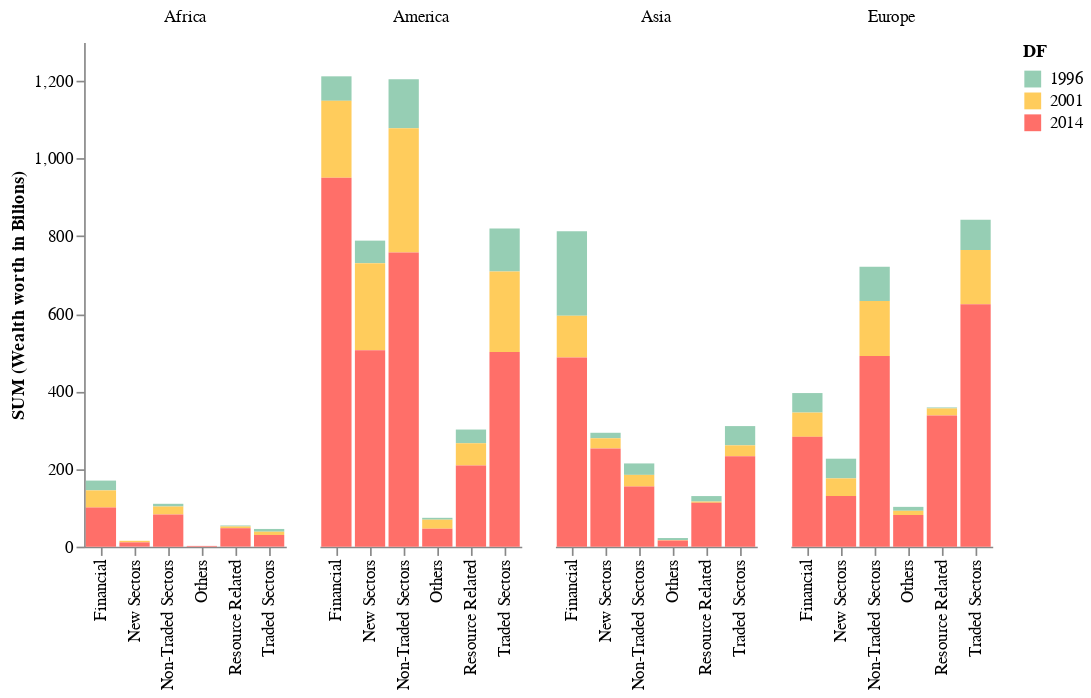

The code cell stored with this chart in its notebook:
### Code cell
import altair as alt
alt.Chart(df).mark_bar().encode(
    # tell Altair which field to group columns on
    x=alt.X('c2:N', title=None),
    # tell Altair which field to use as Y values and how to calculate
    y=alt.Y('sum(values):Q',
        axis=alt.Axis(
            grid=False,
            title= 'SUM (Wealth worth in Bilions)')),
    # tell Altair which field to use to use as the set of columns to be  represented in each group
    column=alt.Column('c1:N', title=None),
    # tell Altair which field to use for color segmentation
    color=alt.Color('DF:N',
            scale=alt.Scale(
                # make it look pretty with an enjoyable color pallet
                range=['#96ceb4', '#ffcc5c','#ff6f69'],
            ),
        ))\
    .configure_view(
        # remove grid lines around column clusters
        strokeOpacity=0
    )

### Figure 1 — Vega-Lite specification as saved in the notebook (floating-point values rounded to 4 significant figures)
{"config": {"view": {"continuousWidth": 300, "continuousHeight": 300, "strokeOpacity": 0}}, "data": {"name": "data-28f55ab29a30627980cd21a17ef666a4"}, "mark": {"type": "bar"}, "encoding": {"color": {"field": "DF", "scale": {"range": ["#96ceb4", "#ffcc5c", "#ff6f69"]}, "type": "nominal"}, "column": {"field": "c1", "title": null, "type": "nominal"}, "x": {"field": "c2", "title": null, "type": "nominal"}, "y": {"aggregate": "sum", "axis": {"grid": false, "title": "SUM (Wealth worth in Bilions)"}, "field": "values", "type": "quantitative"}}, "$schema": "https://vega.github.io/schema/vega-lite/v5.8.0.json", "datasets": {"data-28f55ab29a30627980cd21a17ef666a4": [{"c1": "Africa", "c2": "Financial", "values": 25.2, "DF": "1996"}, {"c1": "Africa", "c2": "Non-Traded Sectors", "values": 7.0, "DF": "1996"}, {"c1": "Africa", "c2": "Resource Related", "values": 2.5, "DF": "1996"}, {"c1": "Africa", "c2": "Traded Sectors", "values": 7.1, "DF": "1996"}, {"c1": "Africa", "c2": "Name", "values": "df4", "DF": "1996"}, {"c1": "America", "c2": "Financial", "values": 63.1, "DF": "1996"}, {"c1": "America", "c2": "New Sectors", "values": 58.0, "DF": "1996"}, {"c1": "America", "c2": "Non-Traded Sectors", "values": 126.2, "DF": "1996"}, {"c1": "America", "c2": "Others", "values": 4.8, "DF": "1996"}, {"c1": "America", "c2": "Resource Related", "values": 35.3, "DF": "1996"}, {"c1": "America", "c2": "Traded Sectors", "values": 110.6, "DF": "1996"}, {"c1": "America", "c2": "Name", "values": "df4", "DF": "1996"}, {"c1": "Asia", "c2": "Financial", "values": 217.2, "DF": "1996"}, {"c1": "Asia", "c2": "New Sectors", "values": 14.2, "DF": "1996"}, {"c1": "Asia", "c2": "Non-Traded Sectors", "values": 29.5, "DF": "1996"}, {"c1": "Asia", "c2": "Others", "values": 5.0, "DF": "1996"}, {"c1": "Asia", "c2": "Resource Related", "values": 14.2, "DF": "1996"}, {"c1": "Asia", "c2": "Traded Sectors", "values": 49.6, "DF": "1996"}, {"c1": "Asia", "c2": "Name", "values": "df4", "DF": "1996"}, {"c1": "Europe", "c2": "Financial", "values": 50.3, "DF": "1996"}, {"c1": "Europe", "c2": "New Sectors", "values": 50.7, "DF": "1996"}, {"c1": "Europe", "c2": "Non-Traded Sectors", "values": 88.5, "DF": "1996"}, {"c1": "Europe", "c2": "Others", "values": 10.1, "DF": "1996"}, {"c1": "Europe", "c2": "Resource Related", "values": 2.5, "DF": "1996"}, {"c1": "Europe", "c2": "Traded Sectors", "values": 77.9, "DF": "1996"}, {"c1": "Europe", "c2": "Name", "values": "df4", "DF": "1996"}, {"c1": "Africa", "c2": "Financial", "values": 44.3, "DF": "2001"}, {"c1": "Africa", "c2": "New Sectors", "values": 4.1, "DF": "2001"}, {"c1": "Africa", "c2": "Non-Traded Sectors", "values": 20.5, "DF": "2001"}, {"c1": "Africa", "c2": "Resource Related", "values": 4.5, "DF": "2001"}, {"c1": "Africa", "c2": "Traded Sectors", "values": 8.4, "DF": "2001"}, {"c1": "Africa", "c2": "Name", "values": "df5", "DF": "2001"}, {"c1": "America", "c2": "Financial", "values": 198.4, "DF": "2001"}, {"c1": "America", "c2": "New Sectors", "values": 224.7, "DF": "2001"}, {"c1": "America", "c2": "Non-Traded Sectors", "values": 319.7, "DF": "2001"}, {"c1": "America", "c2": "Others", "values": 23.3, "DF": "2001"}, {"c1": "America", "c2": "Resource Related", "values": 57.4, "DF": "2001"}, {"c1": "America", "c2": "Traded Sectors", "values": 207.3, "DF": "2001"}, {"c1": "America", "c2": "Name", "values": "df5", "DF": "2001"}, {"c1": "Asia", "c2": "Financial", "values": 108.0, "DF": "2001"}, {"c1": "Asia", "c2": "New Sectors", "values": 26.2, "DF": "2001"}, {"c1": "Asia", "c2": "Non-Traded Sectors", "values": 30.1, "DF": "2001"}, {"c1": "Asia", "c2": "Others", "values": 1.4, "DF": "2001"}, {"c1": "Asia", "c2": "Resource Related", "values": 3.2, "DF": "2001"}, {"c1": "Asia", "c2": "Traded Sectors", "values": 28.1, "DF": "2001"}, {"c1": "Asia", "c2": "Name", "values": "df5", "DF": "2001"}, {"c1": "Europe", "c2": "Financial", "values": 62.4, "DF": "2001"}, {"c1": "Europe", "c2": "New Sectors", "values": 45.7, "DF": "2001"}, {"c1": "Europe", "c2": "Non-Traded Sectors", "values": 141.9, "DF": "2001"}, {"c1": "Europe", "c2": "Others", "values": 10.8, "DF": "2001"}, {"c1": "Europe", "c2": "Resource Related", "values": 18.2, "DF": "2001"}, {"c1": "Europe", "c2": "Traded Sectors", "values": 140.0, "DF": "2001"}, {"c1": "Europe", "c2": "Name", "values": "df5", "DF": "2001"}, {"c1": "Africa", "c2": "Financial", "values": 100.7, "DF": "2014"}, {"c1": "Africa", "c2": "New Sectors", "values": 11.0, "DF": "2014"}, {"c1": "Africa", "c2": "Non-Traded Sectors", "values": 82.9, "DF": "2014"}, {"c1": "Africa", "c2": "Others", "values": 1.9, "DF": "2014"}, {"c1": "Africa", "c2": "Resource Related", "values": 47.5, "DF": "2014"}, {"c1": "Africa", "c2": "Traded Sectors", "values": 30.1, "DF": "2014"}, {"c1": "Africa", "c2": "Name", "values": "df6", "DF": "2014"}, {"c1": "America", "c2": "Financial", "values": 950.2, "DF": "2014"}, {"c1": "America", "c2": "New Sectors", "values": 505.7, "DF": "2014"}, {"c1": "America", "c2": "Non-Traded Sectors", "values": 758.1, "DF": "2014"}, {"c1": "America", "c2": "Others", "values": 46.2, "DF": "2014"}, {"c1": "America", "c2": "Resource Related", "values": 209.0, "DF": "2014"}, {"c1": "America", "c2": "Traded Sectors", "values": 501.6, "DF": "2014"}, {"c1": "America", "c2": "Name", "values": "df6", "DF": "2014"}, {"c1": "Asia", "c2": "Financial", "values": 487.1, "DF": "2014"}, {"c1": "Asia", "c2": "New Sectors", "values": 253.0, "DF": "2014"}, {"c1": "Asia", "c2": "Non-Traded Sectors", "values": 154.8, "DF": "2014"}, {"c1": "Asia", "c2": "Others", "values": 15.8, "DF": "2014"}, {"c1": "Asia", "c2": "Resource Related", "values": 112.9, "DF": "2014"}, {"c1": "Asia", "c2": "Traded Sectors", "values": 232.9, "DF": "2014"}, {"c1": "Asia", "c2": "Name", "values": "df6", "DF": "2014"}, {"c1": "Europe", "c2": "Financial", "values": 283.0, "DF": "2014"}, {"c1": "Europe", "c2": "New Sectors", "values": 130.2, "DF": "2014"}, {"c1": "Europe", "c2": "Non-Traded Sectors", "values": 491.0, "DF": "2014"}, {"c1": "Europe", "c2": "Others", "values": 81.6, "DF": "2014"}, {"c1": "Europe", "c2": "Resource Related", "values": 337.9, "DF": "2014"}, {"c1": "Europe", "c2": "Traded Sectors", "values": 624.3, "DF": "2014"}, {"c1": "Europe", "c2": "Name", "values": "df6", "DF": "2014"}]}}
